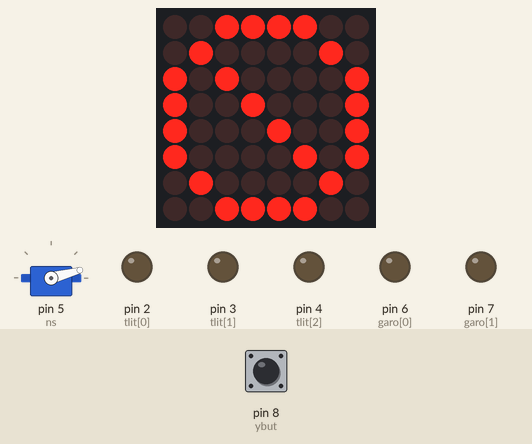
Simulated run of this sketch. Board: Arduino Uno, built with avr-gcc and run on an emulated ATmega328P. Shown: servo, 8×8 LED matrix, output pins drawn as LEDs (lit = HIGH). The inputs (shaded band) are chosen by the test bench; at power-on: pin 8 (ybut) LOW.

Above: at 1.8 s.
1.9 s: pin 8 (ybut) pulled HIGH for 0.6 s
At 3.1 s:
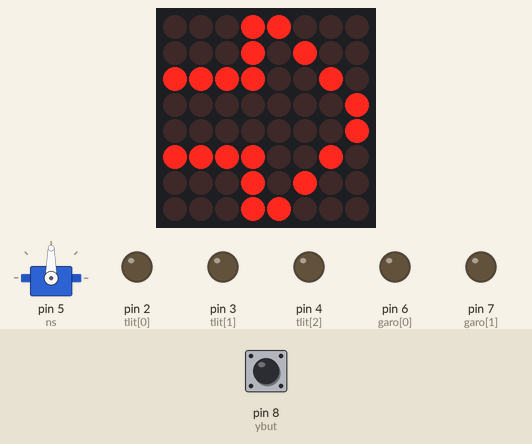
Timing chart, 0 to 10.0 s (numbered marks = the images above; inputs shaded):
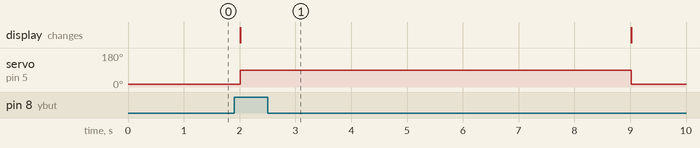

The sketch:

traffic_lit.ino
```cpp
#include <Wire.h>
#include <Servo.h>
#include "LedControl.h"
LedControl lc = LedControl(12, 11, 10, 1);
byte go[] = {B00011000,B00010100,B11110010,B00000001,B00000001,B11110010,B00010100,B00011000};
byte red[] =  {B00111100,B01000010,B10100001,B10010001,B10001001,B10000101,B01000010,B00111100};
  int tlit[] = {2,3,4};//신호등 led
  int garo[] = {6,7};// 가로등 led
  int ybut = 8; //노란버튼
  int gbut = 9;//초록버튼
  Servo ns;
  int pos = 0;
void setup() {
  lc.shutdown(0, false);
  lc.setIntensity(0, 1);
  lc.clearDisplay(0);
  Serial.begin(9600);
  ns.attach(5);
  pinMode(ybut, INPUT);
  pinMode(gbut,INPUT);
  pinMode(garo[0],OUTPUT);
  pinMode(garo[1],OUTPUT);
  for(int i=0;i<=2;i++) pinMode(tlit[i],OUTPUT);
}
void loop() {
  if(digitalRead(ybut)==1)
  {

    ns.write(90);
    //Serial.println("파란불 보행가능\n");
    for(int i=7;i>=1;i--)
    {
      display_go();

      //Serial.print(i);
     // Serial.print("초\n");
      delay(1000);
    }
    }
  else
  {
 display_red();
 ns.write(15);
 //Serial.println("빨간불 보행금지\n");
 delay(500);
  }

/* Serial.print(digitalRead(ybut));
 delay(100);*/
}
void display_go()
{
    for (int o = 0; o < 8 ; o++)
    {
      lc.setRow(0, o, go[o]);
    }
}
void display_red()
{
      for (int p = 0; p< 8 ; p++)
    {
      lc.setRow(0, p, red[p]);


    }
}
```

Measured:
- after the input at 1.9 s, servo on pin 5 (ns): 15° → 90° after 0.11 s, → 15° 7.0 s later; the display: changes after 0.11 s (image 1)
